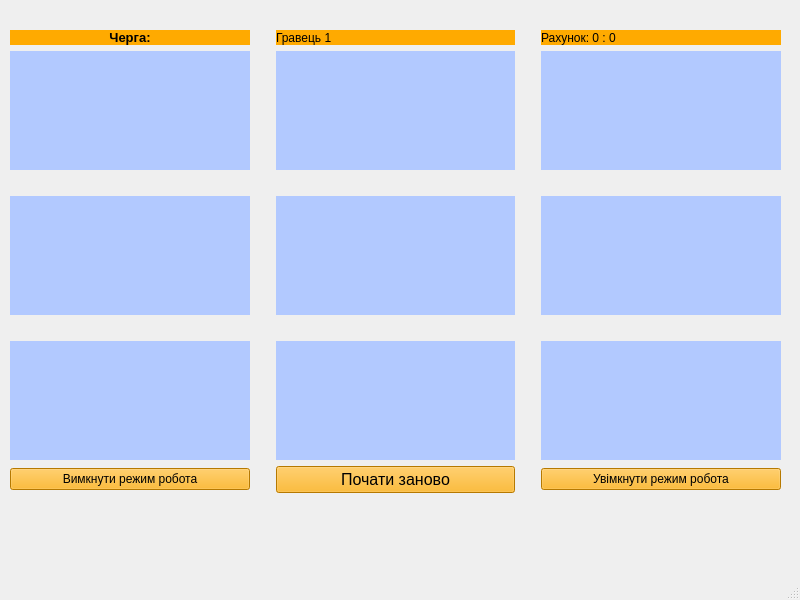
<?xml version="1.0" encoding="UTF-8"?>
<ui version="4.0">
 <class>TicTacToeWindow</class>
 <widget class="QMainWindow" name="TicTacToeWindow">
  <property name="geometry">
   <rect>
    <x>0</x>
    <y>0</y>
    <width>800</width>
    <height>600</height>
   </rect>
  </property>
  <property name="minimumSize">
   <size>
    <width>15</width>
    <height>15</height>
   </size>
  </property>
  <property name="windowTitle">
   <string>TicTacToeWindow</string>
  </property>
  <widget class="QWidget" name="centralwidget">
   <widget class="QWidget" name="gridLayoutWidget">
    <property name="geometry">
     <rect>
      <x>10</x>
      <y>30</y>
      <width>771</width>
      <height>491</height>
     </rect>
    </property>
    <layout class="QGridLayout" name="gridLayout">
     <item row="2" column="0">
      <spacer name="horizontalSpacer">
       <property name="orientation">
        <enum>Qt::Horizontal</enum>
       </property>
       <property name="sizeHint" stdset="0">
        <size>
         <width>40</width>
         <height>20</height>
        </size>
       </property>
      </spacer>
     </item>
     <item row="5" column="2">
      <widget class="QPushButton" name="my_but_7">
       <property name="sizePolicy">
        <sizepolicy hsizetype="Minimum" vsizetype="Expanding">
         <horstretch>0</horstretch>
         <verstretch>0</verstretch>
        </sizepolicy>
       </property>
       <property name="font">
        <font>
         <pointsize>36</pointsize>
        </font>
       </property>
       <property name="styleSheet">
        <string notr="true">background-color:rgb(178, 201, 255) ;
border-style: solid;</string>
       </property>
       <property name="text">
        <string/>
       </property>
       <property name="flat">
        <bool>true</bool>
       </property>
      </widget>
     </item>
     <item row="1" column="3">
      <spacer name="verticalSpacer_4">
       <property name="orientation">
        <enum>Qt::Vertical</enum>
       </property>
       <property name="sizeHint" stdset="0">
        <size>
         <width>20</width>
         <height>40</height>
        </size>
       </property>
      </spacer>
     </item>
     <item row="0" column="4">
      <widget class="QLabel" name="label">
       <property name="styleSheet">
        <string notr="true">background-color:rgb(255, 170, 0);</string>
       </property>
       <property name="text">
        <string>Рахунок: 0 : 0</string>
       </property>
      </widget>
     </item>
     <item row="7" column="2">
      <widget class="QPushButton" name="my_but_restart">
       <property name="font">
        <font>
         <pointsize>12</pointsize>
        </font>
       </property>
       <property name="styleSheet">
        <string notr="true">background-color:rgb(255, 170, 0);</string>
       </property>
       <property name="text">
        <string>Почати заново</string>
       </property>
      </widget>
     </item>
     <item row="1" column="4">
      <widget class="QPushButton" name="my_but_2">
       <property name="sizePolicy">
        <sizepolicy hsizetype="Minimum" vsizetype="Expanding">
         <horstretch>0</horstretch>
         <verstretch>0</verstretch>
        </sizepolicy>
       </property>
       <property name="font">
        <font>
         <pointsize>36</pointsize>
        </font>
       </property>
       <property name="styleSheet">
        <string notr="true">background-color:rgb(178, 201, 255) ;
border-style: solid;</string>
       </property>
       <property name="text">
        <string/>
       </property>
       <property name="flat">
        <bool>true</bool>
       </property>
      </widget>
     </item>
     <item row="3" column="0">
      <widget class="QPushButton" name="my_but_3">
       <property name="sizePolicy">
        <sizepolicy hsizetype="Minimum" vsizetype="Expanding">
         <horstretch>0</horstretch>
         <verstretch>0</verstretch>
        </sizepolicy>
       </property>
       <property name="font">
        <font>
         <pointsize>36</pointsize>
        </font>
       </property>
       <property name="styleSheet">
        <string notr="true">background-color:rgb(178, 201, 255) ;
border-style: solid;</string>
       </property>
       <property name="text">
        <string/>
       </property>
       <property name="flat">
        <bool>true</bool>
       </property>
      </widget>
     </item>
     <item row="1" column="2">
      <widget class="QPushButton" name="my_but_1">
       <property name="sizePolicy">
        <sizepolicy hsizetype="Minimum" vsizetype="Expanding">
         <horstretch>0</horstretch>
         <verstretch>0</verstretch>
        </sizepolicy>
       </property>
       <property name="font">
        <font>
         <pointsize>36</pointsize>
        </font>
       </property>
       <property name="styleSheet">
        <string notr="true">background-color:rgb(178, 201, 255) ;
border-style: solid;</string>
       </property>
       <property name="text">
        <string/>
       </property>
       <property name="autoDefault">
        <bool>false</bool>
       </property>
       <property name="default">
        <bool>false</bool>
       </property>
       <property name="flat">
        <bool>true</bool>
       </property>
      </widget>
     </item>
     <item row="2" column="2">
      <spacer name="horizontalSpacer_2">
       <property name="orientation">
        <enum>Qt::Horizontal</enum>
       </property>
       <property name="sizeHint" stdset="0">
        <size>
         <width>40</width>
         <height>20</height>
        </size>
       </property>
      </spacer>
     </item>
     <item row="0" column="2">
      <widget class="QLabel" name="player">
       <property name="styleSheet">
        <string notr="true">background-color:rgb(255, 170, 0);</string>
       </property>
       <property name="text">
        <string>Гравець 1</string>
       </property>
      </widget>
     </item>
     <item row="5" column="1">
      <spacer name="verticalSpacer_3">
       <property name="orientation">
        <enum>Qt::Vertical</enum>
       </property>
       <property name="sizeHint" stdset="0">
        <size>
         <width>20</width>
         <height>40</height>
        </size>
       </property>
      </spacer>
     </item>
     <item row="4" column="0">
      <spacer name="horizontalSpacer_4">
       <property name="orientation">
        <enum>Qt::Horizontal</enum>
       </property>
       <property name="sizeHint" stdset="0">
        <size>
         <width>40</width>
         <height>20</height>
        </size>
       </property>
      </spacer>
     </item>
     <item row="4" column="4">
      <spacer name="horizontalSpacer_6">
       <property name="orientation">
        <enum>Qt::Horizontal</enum>
       </property>
       <property name="sizeHint" stdset="0">
        <size>
         <width>40</width>
         <height>20</height>
        </size>
       </property>
      </spacer>
     </item>
     <item row="4" column="2">
      <spacer name="horizontalSpacer_5">
       <property name="orientation">
        <enum>Qt::Horizontal</enum>
       </property>
       <property name="sizeHint" stdset="0">
        <size>
         <width>40</width>
         <height>20</height>
        </size>
       </property>
      </spacer>
     </item>
     <item row="3" column="1">
      <spacer name="verticalSpacer">
       <property name="orientation">
        <enum>Qt::Vertical</enum>
       </property>
       <property name="sizeHint" stdset="0">
        <size>
         <width>20</width>
         <height>40</height>
        </size>
       </property>
      </spacer>
     </item>
     <item row="0" column="0">
      <widget class="QLabel" name="queue">
       <property name="font">
        <font>
         <pointsize>10</pointsize>
         <weight>75</weight>
         <bold>true</bold>
        </font>
       </property>
       <property name="layoutDirection">
        <enum>Qt::LeftToRight</enum>
       </property>
       <property name="styleSheet">
        <string notr="true">background-color:rgb(255, 170, 0)</string>
       </property>
       <property name="text">
        <string>Черга:</string>
       </property>
       <property name="alignment">
        <set>Qt::AlignCenter</set>
       </property>
      </widget>
     </item>
     <item row="3" column="4">
      <widget class="QPushButton" name="my_but_5">
       <property name="sizePolicy">
        <sizepolicy hsizetype="Minimum" vsizetype="Expanding">
         <horstretch>0</horstretch>
         <verstretch>0</verstretch>
        </sizepolicy>
       </property>
       <property name="font">
        <font>
         <pointsize>36</pointsize>
        </font>
       </property>
       <property name="styleSheet">
        <string notr="true">background-color:rgb(178, 201, 255) ;
border-style: solid;</string>
       </property>
       <property name="text">
        <string/>
       </property>
       <property name="flat">
        <bool>true</bool>
       </property>
      </widget>
     </item>
     <item row="5" column="0">
      <widget class="QPushButton" name="my_but_6">
       <property name="sizePolicy">
        <sizepolicy hsizetype="Minimum" vsizetype="Expanding">
         <horstretch>0</horstretch>
         <verstretch>0</verstretch>
        </sizepolicy>
       </property>
       <property name="font">
        <font>
         <pointsize>36</pointsize>
        </font>
       </property>
       <property name="styleSheet">
        <string notr="true">background-color:rgb(178, 201, 255) ;
border-style: solid;</string>
       </property>
       <property name="text">
        <string/>
       </property>
       <property name="flat">
        <bool>true</bool>
       </property>
      </widget>
     </item>
     <item row="5" column="3">
      <spacer name="verticalSpacer_6">
       <property name="orientation">
        <enum>Qt::Vertical</enum>
       </property>
       <property name="sizeHint" stdset="0">
        <size>
         <width>20</width>
         <height>40</height>
        </size>
       </property>
      </spacer>
     </item>
     <item row="3" column="2">
      <widget class="QPushButton" name="my_but_4">
       <property name="sizePolicy">
        <sizepolicy hsizetype="Minimum" vsizetype="Expanding">
         <horstretch>0</horstretch>
         <verstretch>0</verstretch>
        </sizepolicy>
       </property>
       <property name="font">
        <font>
         <pointsize>36</pointsize>
        </font>
       </property>
       <property name="styleSheet">
        <string notr="true">background-color:rgb(178, 201, 255) ;
border-style: solid;</string>
       </property>
       <property name="text">
        <string/>
       </property>
       <property name="flat">
        <bool>true</bool>
       </property>
      </widget>
     </item>
     <item row="1" column="1">
      <spacer name="verticalSpacer_2">
       <property name="orientation">
        <enum>Qt::Vertical</enum>
       </property>
       <property name="sizeHint" stdset="0">
        <size>
         <width>20</width>
         <height>40</height>
        </size>
       </property>
      </spacer>
     </item>
     <item row="3" column="3">
      <spacer name="verticalSpacer_5">
       <property name="orientation">
        <enum>Qt::Vertical</enum>
       </property>
       <property name="sizeHint" stdset="0">
        <size>
         <width>20</width>
         <height>40</height>
        </size>
       </property>
      </spacer>
     </item>
     <item row="2" column="4">
      <spacer name="horizontalSpacer_3">
       <property name="orientation">
        <enum>Qt::Horizontal</enum>
       </property>
       <property name="sizeHint" stdset="0">
        <size>
         <width>40</width>
         <height>20</height>
        </size>
       </property>
      </spacer>
     </item>
     <item row="1" column="0">
      <widget class="QPushButton" name="my_but_0">
       <property name="sizePolicy">
        <sizepolicy hsizetype="Minimum" vsizetype="Expanding">
         <horstretch>0</horstretch>
         <verstretch>0</verstretch>
        </sizepolicy>
       </property>
       <property name="font">
        <font>
         <pointsize>36</pointsize>
        </font>
       </property>
       <property name="styleSheet">
        <string notr="true">background-color:rgb(178, 201, 255) ;
border-style: solid;</string>
       </property>
       <property name="text">
        <string/>
       </property>
       <property name="flat">
        <bool>true</bool>
       </property>
      </widget>
     </item>
     <item row="5" column="4">
      <widget class="QPushButton" name="my_but_8">
       <property name="sizePolicy">
        <sizepolicy hsizetype="Minimum" vsizetype="Expanding">
         <horstretch>0</horstretch>
         <verstretch>0</verstretch>
        </sizepolicy>
       </property>
       <property name="font">
        <font>
         <pointsize>36</pointsize>
        </font>
       </property>
       <property name="styleSheet">
        <string notr="true">background-color:rgb(178, 201, 255) ;
border-style: solid;</string>
       </property>
       <property name="text">
        <string/>
       </property>
       <property name="flat">
        <bool>true</bool>
       </property>
      </widget>
     </item>
     <item row="7" column="0">
      <widget class="QPushButton" name="pushButton_2">
       <property name="styleSheet">
        <string notr="true">background-color:rgb(255, 170, 0);</string>
       </property>
       <property name="text">
        <string>Вимкнути режим робота</string>
       </property>
      </widget>
     </item>
     <item row="7" column="4">
      <widget class="QPushButton" name="pushButton">
       <property name="styleSheet">
        <string notr="true">background-color:rgb(255, 170, 0);</string>
       </property>
       <property name="text">
        <string>Увімкнути режим робота</string>
       </property>
      </widget>
     </item>
     <item row="8" column="2">
      <widget class="QLabel" name="label_msg">
       <property name="font">
        <font>
         <pointsize>14</pointsize>
        </font>
       </property>
       <property name="text">
        <string/>
       </property>
       <property name="alignment">
        <set>Qt::AlignCenter</set>
       </property>
      </widget>
     </item>
    </layout>
   </widget>
  </widget>
  <widget class="QMenuBar" name="menubar">
   <property name="geometry">
    <rect>
     <x>0</x>
     <y>0</y>
     <width>800</width>
     <height>25</height>
    </rect>
   </property>
  </widget>
  <widget class="QStatusBar" name="statusbar"/>
 </widget>
 <resources/>
 <connections/>
</ui>
